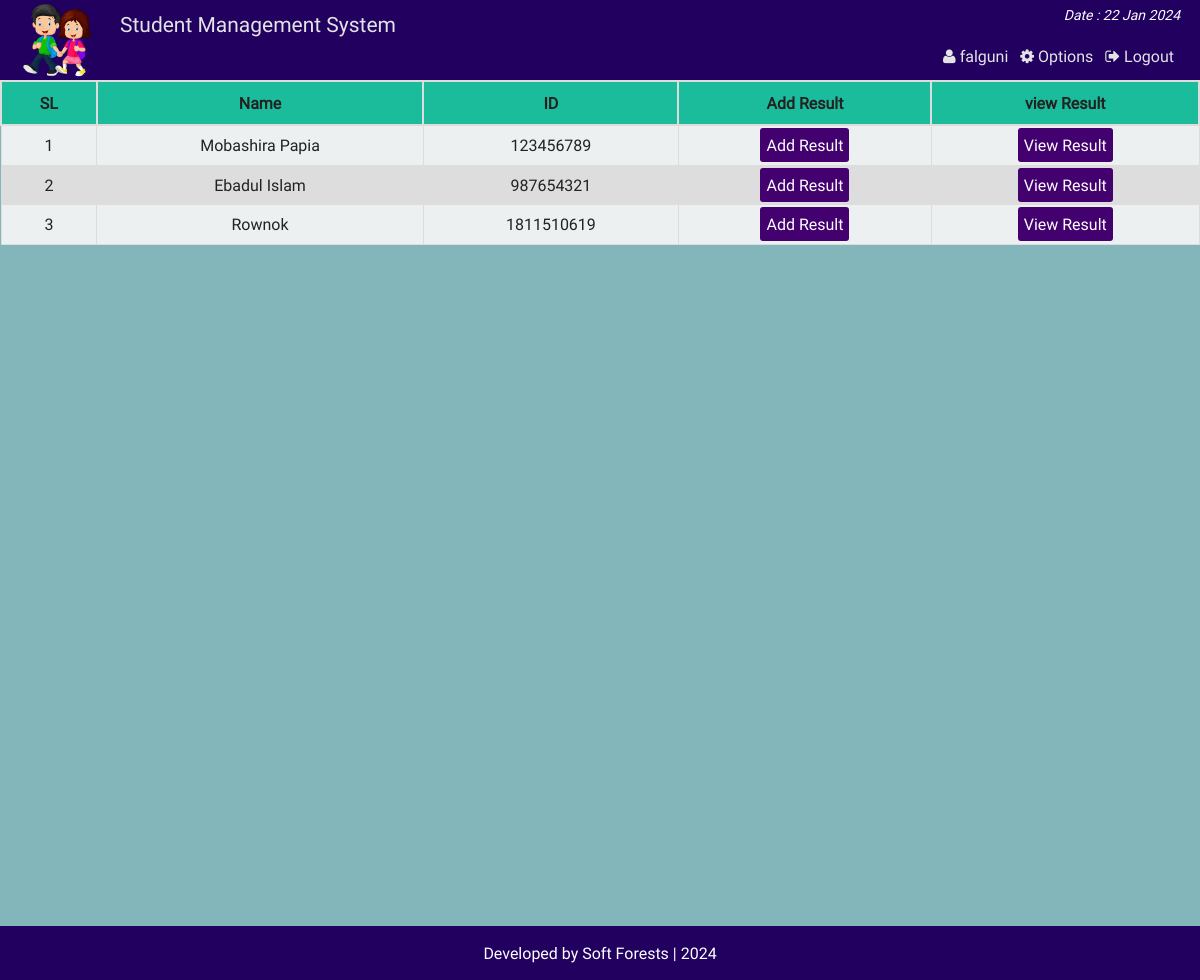
The app's page /st_result.php (signed in) with its own data.
### tables this page shows
CREATE TABLE `st_info` (
  `st_id` int(11) NOT NULL,
  `name` varchar(100) NOT NULL,
  `password` varchar(32) NOT NULL,
  `email` varchar(50) NOT NULL,
  `bday` date NOT NULL,
  `program` varchar(10) NOT NULL,
  `contact` varchar(20) NOT NULL,
  `gender` varchar(10) NOT NULL,
  `address` varchar(255) NOT NULL,
  `img` varchar(255) DEFAULT NULL
);

### php/functions.php (called while the page is built, shortened)
<?php
class login_registration_class{
	public function get_all_student(){
		global $conn;
		$sql = "select * from st_info order by st_id ASC";
		$query = $conn->query($sql);
		return $query;
	}
};
?>

### st_result.php (the view, shortened to what this page needs)
<?php
require "php/config.php";
require_once "php/functions.php";
$user = new login_registration_class();
?>
<?php
include "php/headertop_admin.php";
?>
<div class="all_student fix">
		<table class="tab_one" style="text-align:center;">
			<tr>
				<th style="text-align:center;">SL</th>
				<th style="text-align:center;">Name</th>
				<th style="text-align:center;">ID</th>
				<th style="text-align:center;">Add Result</th>
				<th style="text-align:center;">view Result</th>
			</tr>
			<?php
			$i=0;
				$alluser = $user->get_all_student();
				while($rows = $alluser->fetch_assoc()){
				$i++;
		?>
			<tr>
				<td><?php echo $i;?></td>
				<td><?php echo $rows['name'];?></td>
				<td><?php echo $rows['st_id'];?></td>
				<td><a href="add_result.php?ar=<?php echo $rows['st_id']; ?>&vn=<?php echo $rows['name'];?>">Add Result</a></td>
				<td><a href="view_result.php?vr=<?php echo $rows['st_id']; ?>&vn=<?php echo $rows['name'];?>">View Result</a></td>
			</tr>
			<?php } ?>
		</table>
</div>
<?php include "php/footerbottom.php";?>

### css/main.css (style rules this page uses)
html { color: #222; font-size: 1em; line-height: 1.4; }
a { text-decoration:none; }
.fix { overflow:hidden; }
body { font-family:roboto !important; background-color: #006b747d; }
.st_reg th, td { padding: 8px; }
table.tab_one { width:100%; }
table.tab_one th { background:#1abc9c; padding:10px; font-weight:bold; text-align:left; }
table.tab_one td { border:1px solid #ddd; padding:8px; }
table.tab_one td a { text-decoration:none; background-color: #43006f; padding: 6px; border-radius: 3px; color: #fff; }
table.tab_one tr:nth-child(odd) { background:#ddd; }
table.tab_one tr:nth-child(even) { background:#ecf0f1; }
.all_student { min-height:450px; }
table.att_tab tr,td,th { border:2px solid #ddd; border-collapse:collapse; padding:8px; }

### records on screen
st_info: name "Mobashira Papia", st_id "123456789"
st_info: name "Ebadul Islam", st_id "987654321"
st_info: name "Rownok", st_id "1811510619"

### other values on screen
$admin_name "falguni"
